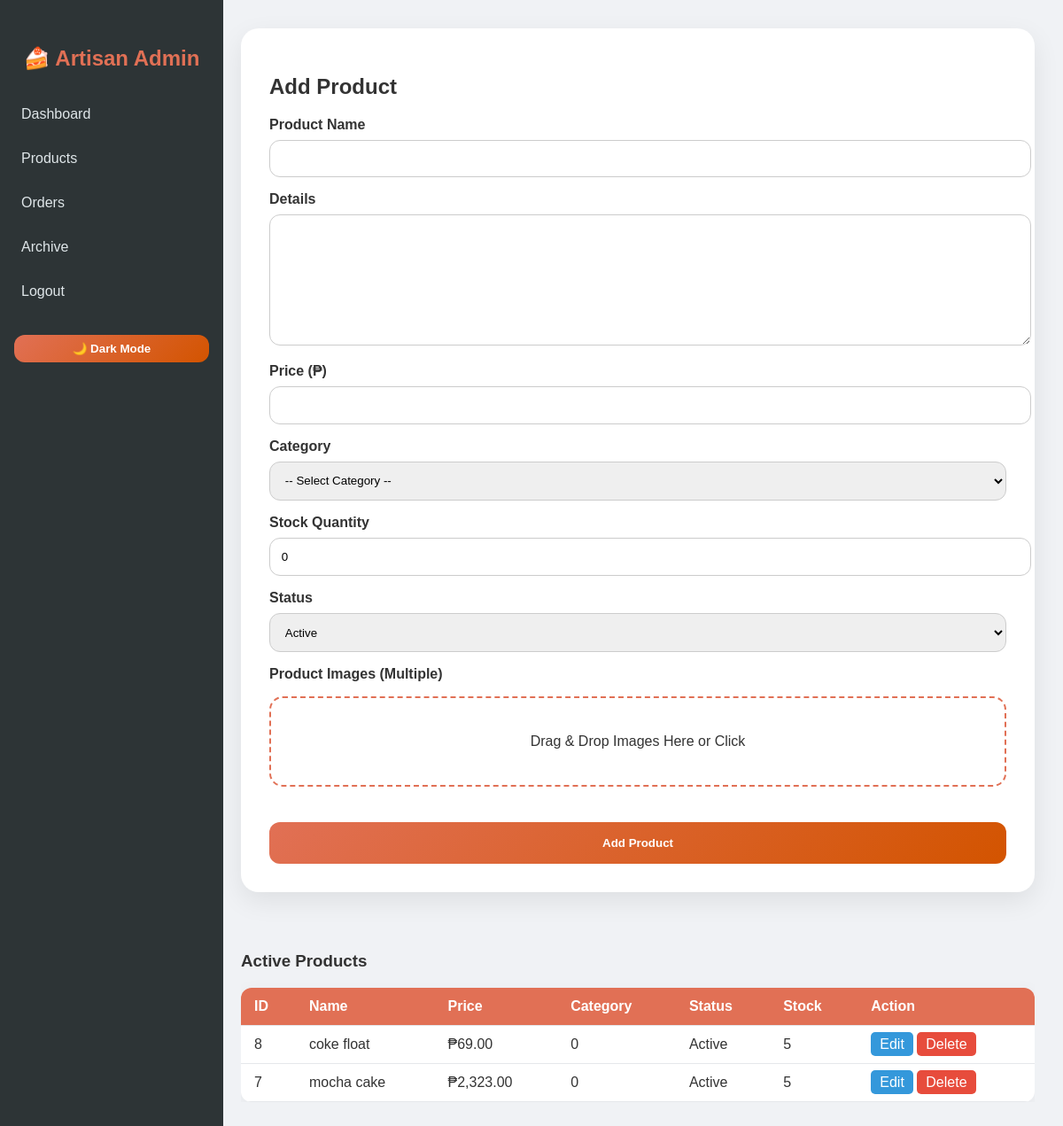
Page /add_product.php (signed in) on the committed database.
### tables this page shows
CREATE TABLE `products` (
  `id` int(10) UNSIGNED NOT NULL,
  `name` varchar(150) NOT NULL,
  `details` text NOT NULL,
  `price` decimal(10,2) NOT NULL DEFAULT 0.00,
  `category` varchar(50) NOT NULL,
  `stock` int(10) UNSIGNED NOT NULL DEFAULT 0,
  `status` enum('Active','Hidden') DEFAULT 'Active',
  `created_at` timestamp NOT NULL DEFAULT current_timestamp(),
  `archived` tinyint(1) DEFAULT 0,
  `is_archived` tinyint(1) NOT NULL DEFAULT 0
);

### add_product.php (the view, shortened to what this page needs)
<?php
require_once '../config.php';
$latest_products = $conn->query("SELECT * FROM products WHERE is_archived=0 ORDER BY id DESC");
?>
<!DOCTYPE html>
<html lang="en">
<head>
</head>
<body>
<div class="sidebar">
    <h2>🍰 Artisan Admin</h2>
    <a href="dashboard.php">Dashboard</a>
    <a href="add_product.php">Products</a>
    <a href="orders.php">Orders</a>
    <a href="archive.php">Archive</a>
    <a href="logout.php">Logout</a>
    <button onclick="toggleDark()" style="margin-top:1rem;padding:0.5rem 1rem;">🌙 Dark Mode</button>
</div>
<div class="main">
<div class="form-card">
<h2>Add Product</h2>
<form method="POST" enctype="multipart/form-data">
<label>Product Name</label>
<input type="text" name="name" required>
<label>Details</label>
<textarea name="details" required></textarea>
<label>Price (₱)</label>
<input type="number" step="0.01" name="price" required>
<label>Category</label>
<select name="category" required>
    <option value="">-- Select Category --</option>
</select>
<label>Stock Quantity</label>
<input type="number" name="stock" value="0" required>
<label>Status</label>
<select name="status">
    <option value="Active">Active</option>
</select>
<label>Product Images (Multiple)</label>
<div class="drop-zone" id="dropZone">Drag & Drop Images Here or Click
<input type="file" name="images[]" id="fileInput" multiple hidden></div>
<button type="submit" name="add_product">Add Product</button>
</form>
</div>
<?php if($latest_products && $latest_products->num_rows > 0): ?>
<div class="table-wrapper">
<h3>Active Products</h3>
<table>
<thead>
<tr>
<th>ID</th>
<th>Name</th>
<th>Price</th>
<th>Category</th>
<th>Status</th>
<th>Stock</th>
<th>Action</th>
</tr>
</thead>
<tbody>
<?php while($row=$latest_products->fetch_assoc()): ?>
<tr>
<td><?php echo $row['id'];?></td>
<td><?php echo htmlspecialchars($row['name']);?></td>
<td>₱<?php echo number_format($row['price'],2);?></td>
<td><?php echo htmlspecialchars($row['category']);?></td>
<td><?php echo $row['status'];?></td>
<td><?php echo $row['stock'];?></td>
<td>
<a href="edit_product.php?id=<?php echo $row['id'];?>" style="padding:5px 10px;background:#3498db;color:#fff;border-radius:5px;text-decoration:none;">Edit</a>
<a href="delete_product.php?id=<?php echo $row['id'];?>" onclick="return confirm('Delete this product?');" style="padding:5px 10px;background:#e74c3c;color:#fff;border-radius:5px;text-decoration:none;">Delete</a>
</td>
</tr>
<?php endwhile; ?>
</tbody>
</table>
</div>
<?php endif; ?>
</div>
</body>
</html>

### add_product.php (style rules this page uses)
body { margin:0; font-family:'Poppins',sans-serif; background:#f0f2f5; color:#333; transition:0.3s; }
a { cursor:pointer; }
.sidebar { position:fixed; top:0; left:0; width:220px; height:100%; background:#2d3436; padding:2rem 1rem; }
.sidebar h2 { color:#e17055; text-align:center; margin-bottom:2rem; }
.sidebar a { display:block; color:#dfe6e9; margin:1rem 0; font-weight:500; text-decoration:none; padding:8px; border-radius:6px; transition:0.3s; }
.main { margin-left:240px; padding:2rem; }
.form-card { background:#fff; padding:2rem; border-radius:20px; box-shadow:0 10px 30px rgba(0,0,0,0.08); max-width:900px; margin:auto; transition:0.3s; }
label { font-weight:600; display:block; margin-top:1rem; }
input, select, textarea { width:100%; padding:0.8rem; border-radius:12px; border:1px solid #ccc; margin-top:0.5rem; }
textarea { min-height:120px; }
button { margin-top:1.5rem; padding:1rem; width:100%; background:linear-gradient(135deg,#e17055,#d35400); color:#fff; border:none; border-radius:12px; font-weight:600; cursor:pointer; }
.drop-zone { border:2px dashed #e17055; padding:40px; text-align:center; border-radius:15px; margin-top:1rem; cursor:pointer; }
.table-wrapper { margin-top:3rem; overflow-x:auto; }
table { width:100%; border-collapse:collapse; background:#fff; border-radius:12px; overflow:hidden; box-shadow:0 5px 20px rgba(0,0,0,0.05); }
th, td { padding:12px 15px; border-bottom:1px solid #e5e7eb; text-align:left; }
th { background:#e17055; color:#fff; }

### rows in the picture
products: id "8", name "coke float", price "69.00", category "0", status "Active", stock "5"
products: id "7", name "mocha cake", price "2,323.00", category "0", status "Active", stock "5"
